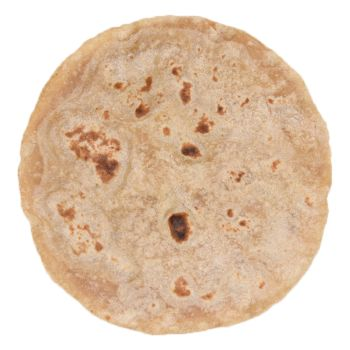
#> input picture temp/temp_pap.jpg, 350 x 350 px
$ python -i vada_hole.py   (imports and definitions only)
#> lines starting #> are read from the running program, lines starting #| are printed output that depends on the picture; after the words box and inside, x2 and y2 are one past the last pixel; in counts of white or black regions, pixels touching at a corner belong together
import cv2

def analyze_vada_hole(image_path):
#> called with image_path = '../temp/temp_pap.jpg'
    img = cv2.imread(image_path, 0)
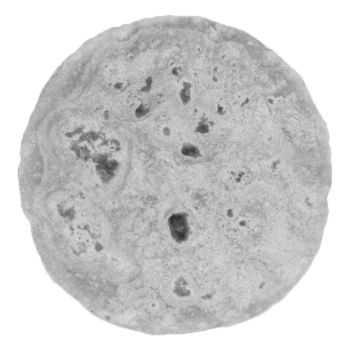
#> img: shape (350, 350); min 41, max 255, mean 206.9
    blurred = cv2.GaussianBlur(img, (5, 5), 0)
    _, thresh = cv2.threshold(blurred, 60, 255, cv2.THRESH_BINARY_INV)
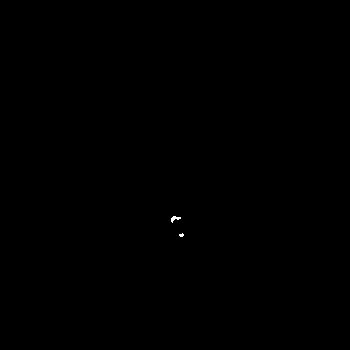
#> thresh: shape (350, 350); 0.04% white in thin lines or dots, all inside (x1, y1, x2, y2) = (171, 216, 184, 237)
    contours, _ = cv2.findContours(thresh, cv2.RETR_EXTERNAL, cv2.CHAIN_APPROX_SIMPLE)
#> contours = 2 contours, 1 with area under 20; largest, box (x1, y1, x2, y2) and area: (171, 216, 181, 223) 22

    hole_size = len(contours)
#> hole_size = 2
    if hole_size >= 3:
        return "Massive hole: Amma saved dal."
    elif hole_size == 2:
        return "Tea Shop Standard."
    else:
        return "No hole: Thattu Kada mystery."

>>> result = analyze_vada_hole('../temp/temp_pap.jpg')

$ run again, on temp/temp_selfie.jpg
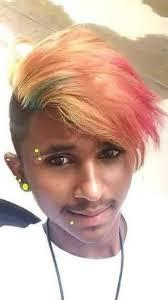
#> input picture temp/temp_selfie.jpg, 168 x 300 px
#> in analyze_vada_hole, `blurred = cv2.GaussianBlur(img, (5, 5), 0)`:
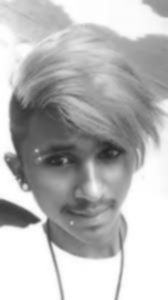
#> blurred: shape (300, 168); min 36, max 255, mean 184.8
#> in analyze_vada_hole, `_, thresh = cv2.threshold(blurred, 60, 255, cv2.THRESH_BINARY_INV)`:
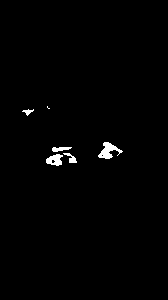
#> thresh: shape (300, 168); 1% white; 6 white regions (1 under 20 px)
#> contours = 6 contours, 1 with area under 20; largest, box (x1, y1, x2, y2) and area: (98, 142, 123, 159) 166, (46, 154, 63, 166) 119, (52, 147, 72, 152) 47, (63, 153, 77, 163) 42, (22, 109, 34, 116) 25
#> hole_size = 6

$ run again, on temp/temp_vada.jpg
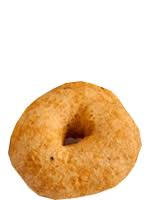
#> input picture temp/temp_vada.jpg, 150 x 200 px
#> in analyze_vada_hole, `img = cv2.imread(image_path, 0)`:
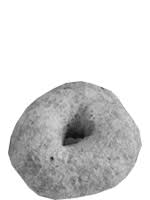
#> img: shape (200, 150); min 11, max 255, mean 214.2
#> in analyze_vada_hole, `_, thresh = cv2.threshold(blurred, 60, 255, cv2.THRESH_BINARY_INV)`:
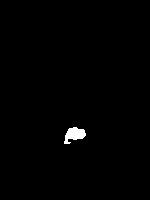
#> thresh: shape (200, 150); 0.76% white; 1 white region
#> contours = 1 contour; box (x1, y1, x2, y2) and area: (64, 127, 86, 144) 194
#> hole_size = 1
